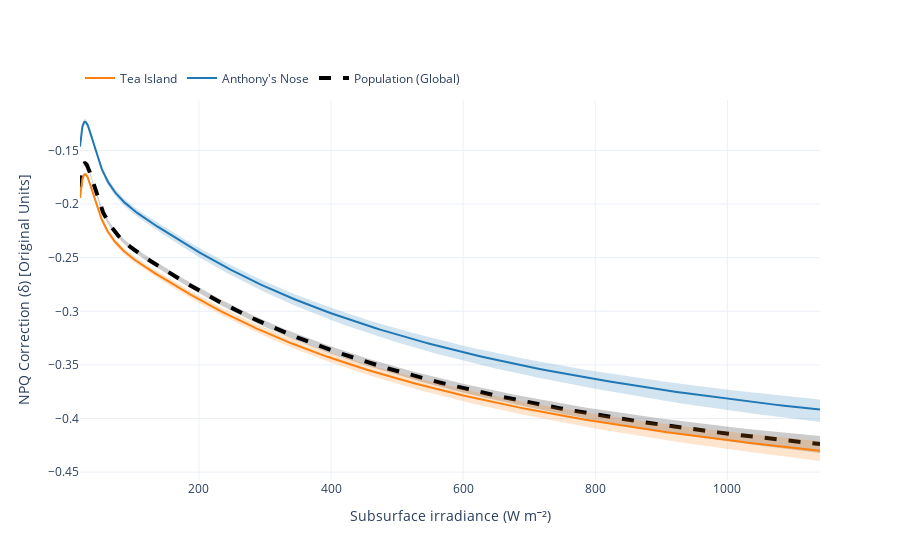

Notebook code cell kept with this figure:
### Code cell
fig_complete = plot_npq_curves(trace_advi, X_grid, I_grid, scaler, model_coords["site"], pop_color="#000000")
fig_complete.show()
save_plotly_html(fig_complete, "npq_curves.html")

### Figure 1 — Plotly figure (JSON) as saved in the notebook; plotly's stock layout.template omitted (floating-point values rounded to 4 significant figures; data arrays with more than 128 entries replaced by an {"elided": "..."} marker saying what was removed)
{"data": [{"hoverinfo": "skip", "line": {"color": "rgba(0,0,0,0)"}, "mode": "lines", "showlegend": false, "type": "scatter", "x": {"elided": "250 float values"}, "y": {"elided": "250 float values"}}, {"fill": "tonexty", "fillcolor": "rgba(0,0,0,0.2)", "hoverinfo": "skip", "line": {"color": "rgba(0,0,0,0)"}, "mode": "lines", "name": "Population (94% CI)", "showlegend": false, "type": "scatter", "x": {"elided": "250 float values"}, "y": {"elided": "250 float values"}}, {"line": {"color": "#000000", "dash": "dash", "width": 4}, "mode": "lines", "name": "Population (Global)", "type": "scatter", "x": {"elided": "250 float values"}, "y": {"elided": "250 float values"}}, {"hoverinfo": "skip", "line": {"color": "rgba(0,0,0,0)"}, "mode": "lines", "showlegend": false, "type": "scatter", "x": {"elided": "250 float values"}, "y": {"elided": "250 float values"}}, {"fill": "tonexty", "fillcolor": "rgba(31,119,180,0.2)", "hoverinfo": "skip", "line": {"color": "rgba(0,0,0,0)"}, "mode": "lines", "name": "Anthony's Nose (94% CI)", "showlegend": false, "type": "scatter", "x": {"elided": "250 float values"}, "y": {"elided": "250 float values"}}, {"line": {"color": "#1F77B4", "width": 2}, "mode": "lines", "name": "Anthony's Nose", "type": "scatter", "x": {"elided": "250 float values"}, "y": {"elided": "250 float values"}}, {"hoverinfo": "skip", "line": {"color": "rgba(0,0,0,0)"}, "mode": "lines", "showlegend": false, "type": "scatter", "x": {"elided": "250 float values"}, "y": {"elided": "250 float values"}}, {"fill": "tonexty", "fillcolor": "rgba(255,127,14,0.2)", "hoverinfo": "skip", "line": {"color": "rgba(0,0,0,0)"}, "mode": "lines", "name": "Tea Island (94% CI)", "showlegend": false, "type": "scatter", "x": {"elided": "250 float values"}, "y": {"elided": "250 float values"}}, {"line": {"color": "#FF7F0E", "width": 2}, "mode": "lines", "name": "Tea Island", "type": "scatter", "x": {"elided": "250 float values"}, "y": {"elided": "250 float values"}}], "layout": {"legend": {"orientation": "h", "x": 0, "xanchor": "left", "y": 1.02, "yanchor": "bottom"}, "xaxis": {"title": {"text": "Subsurface irradiance (W m⁻²)"}}, "yaxis": {"title": {"text": "NPQ Correction (δ) [Original Units]"}}}}
